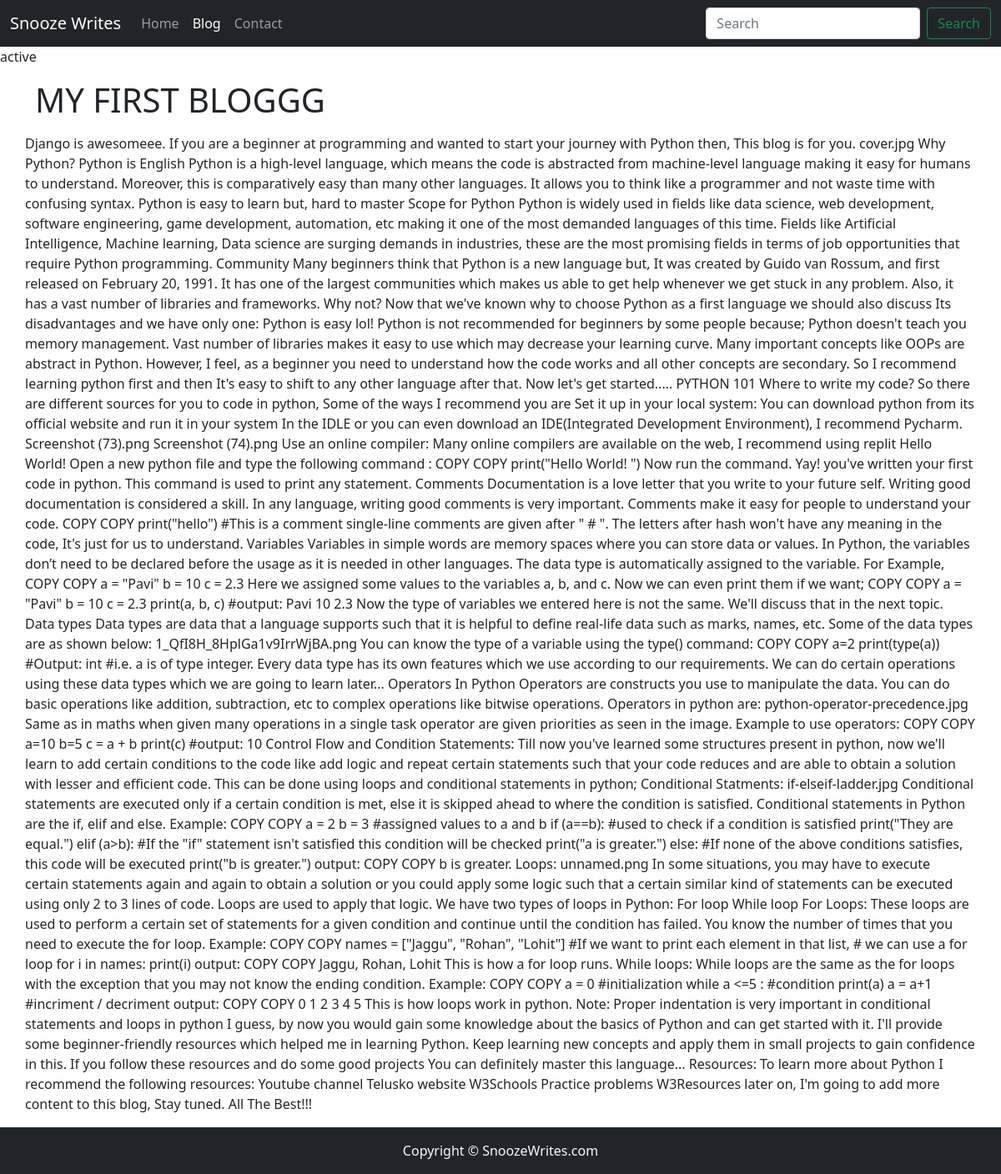
/blogpost/firstBlog, run on the app's committed database.
### blog/models.py (models this page shows, shortened)
class Blog(models.Model):
    sno = models.AutoField(primary_key=True)
    title = models.CharField(max_length=200)
    content = models.TextField()
    slug = models.CharField(max_length=100)
    time = models.DateTimeField(auto_now_add=True)

### blog/views.py (the view)
# urls.py: path('blogpost/<str:slug>', views.blogpost, name='blog'),
def blogpost(request, slug):
    blog = Blog.objects.filter(slug = slug).first()
    context = {'blog': blog}
    return render(request, 'blogpost.html', context)

### templates/blogpost.html
{% extends 'base.html' %}
{% block body %}
{% block blogactive %}active{% endblock blogactive %}
<div class="container">
<h1 class="my-3">{{blog.title}}</h1>
<div class="row my-3">
    {{blog.content|safe}}
</div>
</div>
{% endblock body %}

### data on the page
Blog: title "MY FIRST BLOGGG", content "Django is awesomeee. If you are a beginner at programming and wanted to start your journey with Python then, This blog is for you. cover.jpg Why Python? Python is English Python is a high-level language, which means the code is abstracted from machine-level language making it easy for humans to understand. Moreover, this is comparatively easy than many other languages. It allows you to think like a programmer and not waste time with confusing syntax. Python is easy to learn but, hard to master Scope for Python Python is widely used in fields like data science, web development, software engineering, game development, automation, etc making it one of the most demanded languages of this time.…"
